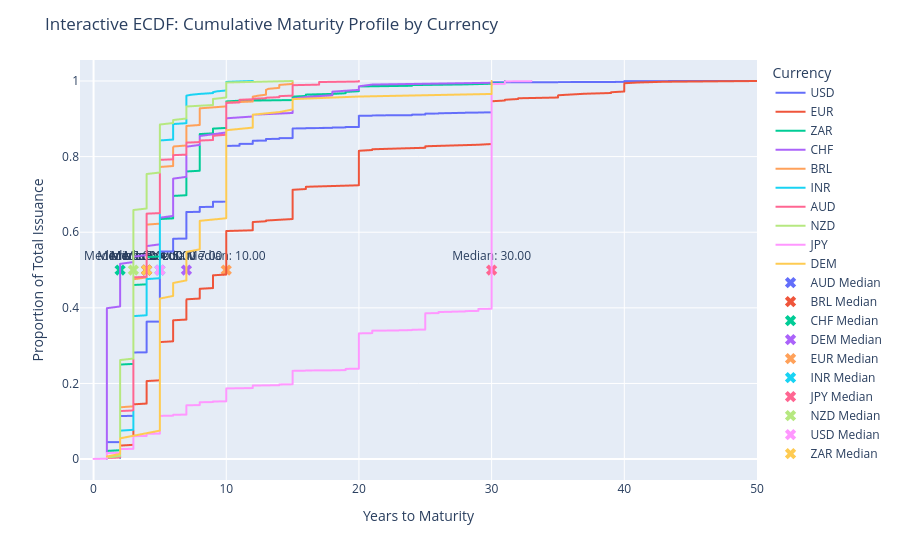

The notebook cell saved with this chart:
### Markdown cell above
Highest Coupon Rate:
BRL (~11.00%) has the highest average coupon rate.
ZAR (~8.26%) also shows relatively high coupons.
INR (~5.14%) and NZD (~5.08%) follow next.
BRL exhibits the tallest violin, indicating the widest range and greatest dispersion of coupon rates among all currencies. This reflects higher variability in interest rate conditions and greater risk premiums associated with BRL bond issuances. 

Mid Range Coupon Rate:
AUD (~4.03%)
USD (~2.49%)
These currencies show moderate coupon levels with noticeable spread, indicating variation over time depending on market conditions.

Lowest Coupon Rate:
EUR (~1.47%)
CHF (~1.15%)
JPY (~0.09%) 
These currencies reflect low interest rate environments in the post-2000 period. In particular, JPY shows an extremely low average coupon rate, consistent with JPY's low or near zero interest rate policy

### Code cell
def compute_ecdf(df, value_col):
    x = np.sort(df[value_col])
    y = np.arange(1, len(x)+1) / len(x)
    return pd.DataFrame({value_col: x, 'ECDF': y})

ecdf_data = pd.concat([
    compute_ecdf(bonds_clean[bonds_clean['Currency'] == cur], 'Maturity').assign(Currency=cur)
    for cur in bonds_clean['Currency'].unique()
])

medians = bonds_clean.groupby('Currency')['Maturity'].median().reset_index()

fig = px.line(
    ecdf_data, 
    x='Maturity', 
    y='ECDF', 
    color='Currency',
    labels={'ECDF': 'Proportion of Total Issuance', 'Maturity': 'Years to Maturity'},
    hover_data={'Maturity': ':.2f', 'ECDF': ':.2f'}
)

for i, row in medians.iterrows():
    fig.add_scatter(
        x=[row['Maturity']], 
        y=[0.5], 
        mode='markers+text',
        marker=dict(size=10, symbol='x'),
        name=f"{row['Currency']} Median",
        text=[f"Median: {row['Maturity']:.2f}"], 
        textposition='top center',
        hoverinfo='text'
    )

fig.update_layout(
    title='Interactive ECDF: Cumulative Maturity Profile by Currency',
    xaxis_title='Years to Maturity',
    yaxis_title='Proportion of Total Issuance',
    hovermode='closest'
)

fig.show()

### Figure 1 — Plotly figure (JSON) as saved in the notebook; plotly's stock layout.template omitted (floating-point values rounded to 4 significant figures; data arrays with more than 128 entries replaced by an {"elided": "..."} marker saying what was removed)
{"data": [{"hovertemplate": "Currency=USD<br>Years to Maturity=%{x:.2f}<br>Proportion of Total Issuance=%{y:.2f}<extra></extra>", "legendgroup": "USD", "line": {"color": "#636efa", "dash": "solid"}, "marker": {"symbol": "circle"}, "mode": "lines", "name": "USD", "showlegend": true, "type": "scattergl", "x": {"elided": "4565 float values"}, "xaxis": "x", "y": {"elided": "4565 float values"}, "yaxis": "y"}, {"hovertemplate": "Currency=EUR<br>Years to Maturity=%{x:.2f}<br>Proportion of Total Issuance=%{y:.2f}<extra></extra>", "legendgroup": "EUR", "line": {"color": "#EF553B", "dash": "solid"}, "marker": {"symbol": "circle"}, "mode": "lines", "name": "EUR", "showlegend": true, "type": "scattergl", "x": {"elided": "504 float values"}, "xaxis": "x", "y": {"elided": "504 float values"}, "yaxis": "y"}, {"hovertemplate": "Currency=ZAR<br>Years to Maturity=%{x:.2f}<br>Proportion of Total Issuance=%{y:.2f}<extra></extra>", "legendgroup": "ZAR", "line": {"color": "#00cc96", "dash": "solid"}, "marker": {"symbol": "circle"}, "mode": "lines", "name": "ZAR", "showlegend": true, "type": "scattergl", "x": {"elided": "556 float values"}, "xaxis": "x", "y": {"elided": "556 float values"}, "yaxis": "y"}, {"hovertemplate": "Currency=CHF<br>Years to Maturity=%{x:.2f}<br>Proportion of Total Issuance=%{y:.2f}<extra></extra>", "legendgroup": "CHF", "line": {"color": "#ab63fa", "dash": "solid"}, "marker": {"symbol": "circle"}, "mode": "lines", "name": "CHF", "showlegend": true, "type": "scattergl", "x": {"elided": "213 float values"}, "xaxis": "x", "y": {"elided": "213 float values"}, "yaxis": "y"}, {"hovertemplate": "Currency=BRL<br>Years to Maturity=%{x:.2f}<br>Proportion of Total Issuance=%{y:.2f}<extra></extra>", "legendgroup": "BRL", "line": {"color": "#FFA15A", "dash": "solid"}, "marker": {"symbol": "circle"}, "mode": "lines", "name": "BRL", "showlegend": true, "type": "scattergl", "x": {"elided": "387 float values"}, "xaxis": "x", "y": {"elided": "387 float values"}, "yaxis": "y"}, {"hovertemplate": "Currency=INR<br>Years to Maturity=%{x:.2f}<br>Proportion of Total Issuance=%{y:.2f}<extra></extra>", "legendgroup": "INR", "line": {"color": "#19d3f3", "dash": "solid"}, "marker": {"symbol": "circle"}, "mode": "lines", "name": "INR", "showlegend": true, "type": "scattergl", "x": {"elided": "439 float values"}, "xaxis": "x", "y": {"elided": "439 float values"}, "yaxis": "y"}, {"hovertemplate": "Currency=AUD<br>Years to Maturity=%{x:.2f}<br>Proportion of Total Issuance=%{y:.2f}<extra></extra>", "legendgroup": "AUD", "line": {"color": "#FF6692", "dash": "solid"}, "marker": {"symbol": "circle"}, "mode": "lines", "name": "AUD", "showlegend": true, "type": "scattergl", "x": {"elided": "724 float values"}, "xaxis": "x", "y": {"elided": "724 float values"}, "yaxis": "y"}, {"hovertemplate": "Currency=NZD<br>Years to Maturity=%{x:.2f}<br>Proportion of Total Issuance=%{y:.2f}<extra></extra>", "legendgroup": "NZD", "line": {"color": "#B6E880", "dash": "solid"}, "marker": {"symbol": "circle"}, "mode": "lines", "name": "NZD", "showlegend": true, "type": "scattergl", "x": {"elided": "252 float values"}, "xaxis": "x", "y": {"elided": "252 float values"}, "yaxis": "y"}, {"hovertemplate": "Currency=JPY<br>Years to Maturity=%{x:.2f}<br>Proportion of Total Issuance=%{y:.2f}<extra></extra>", "legendgroup": "JPY", "line": {"color": "#FF97FF", "dash": "solid"}, "marker": {"symbol": "circle"}, "mode": "lines", "name": "JPY", "showlegend": true, "type": "scattergl", "x": {"elided": "2108 float values"}, "xaxis": "x", "y": {"elided": "2108 float values"}, "yaxis": "y"}, {"hovertemplate": "Currency=DEM<br>Years to Maturity=%{x:.2f}<br>Proportion of Total Issuance=%{y:.2f}<extra></extra>", "legendgroup": "DEM", "line": {"color": "#FECB52", "dash": "solid"}, "marker": {"symbol": "circle"}, "mode": "lines", "name": "DEM", "showlegend": true, "type": "scattergl", "x": {"elided": "146 float values"}, "xaxis": "x", "y": {"elided": "146 float values"}, "yaxis": "y"}, {"hoverinfo": "text", "marker": {"size": 10, "symbol": "x"}, "mode": "markers+text", "name": "AUD Median", "text": ["Median: 4.00"], "textposition": "top center", "type": "scatter", "x": [4], "y": [0.5]}, {"hoverinfo": "text", "marker": {"size": 10, "symbol": "x"}, "mode": "markers+text", "name": "BRL Median", "text": ["Median: 4.00"], "textposition": "top center", "type": "scatter", "x": [4], "y": [0.5]}, {"hoverinfo": "text", "marker": {"size": 10, "symbol": "x"}, "mode": "markers+text", "name": "CHF Median", "text": ["Median: 2.00"], "textposition": "top center", "type": "scatter", "x": [2], "y": [0.5]}, {"hoverinfo": "text", "marker": {"size": 10, "symbol": "x"}, "mode": "markers+text", "name": "DEM Median", "text": ["Median: 7.00"], "textposition": "top center", "type": "scatter", "x": [7], "y": [0.5]}, {"hoverinfo": "text", "marker": {"size": 10, "symbol": "x"}, "mode": "markers+text", "name": "EUR Median", "text": ["Median: 10.00"], "textposition": "top center", "type": "scatter", "x": [10], "y": [0.5]}, {"hoverinfo": "text", "marker": {"size": 10, "symbol": "x"}, "mode": "markers+text", "name": "INR Median", "text": ["Median: 5.00"], "textposition": "top center", "type": "scatter", "x": [5], "y": [0.5]}, {"hoverinfo": "text", "marker": {"size": 10, "symbol": "x"}, "mode": "markers+text", "name": "JPY Median", "text": ["Median: 30.00"], "textposition": "top center", "type": "scatter", "x": [30], "y": [0.5]}, {"hoverinfo": "text", "marker": {"size": 10, "symbol": "x"}, "mode": "markers+text", "name": "NZD Median", "text": ["Median: 3.00"], "textposition": "top center", "type": "scatter", "x": [3], "y": [0.5]}, {"hoverinfo": "text", "marker": {"size": 10, "symbol": "x"}, "mode": "markers+text", "name": "USD Median", "text": ["Median: 5.00"], "textposition": "top center", "type": "scatter", "x": [5], "y": [0.5]}, {"hoverinfo": "text", "marker": {"size": 10, "symbol": "x"}, "mode": "markers+text", "name": "ZAR Median", "text": ["Median: 4.00"], "textposition": "top center", "type": "scatter", "x": [4], "y": [0.5]}], "layout": {"hovermode": "closest", "legend": {"title": {"text": "Currency"}, "tracegroupgap": 0}, "margin": {"t": 60}, "title": {"text": "Interactive ECDF: Cumulative Maturity Profile by Currency"}, "xaxis": {"anchor": "y", "domain": [0, 1], "title": {"text": "Years to Maturity"}}, "yaxis": {"anchor": "x", "domain": [0, 1], "title": {"text": "Proportion of Total Issuance"}}}}
